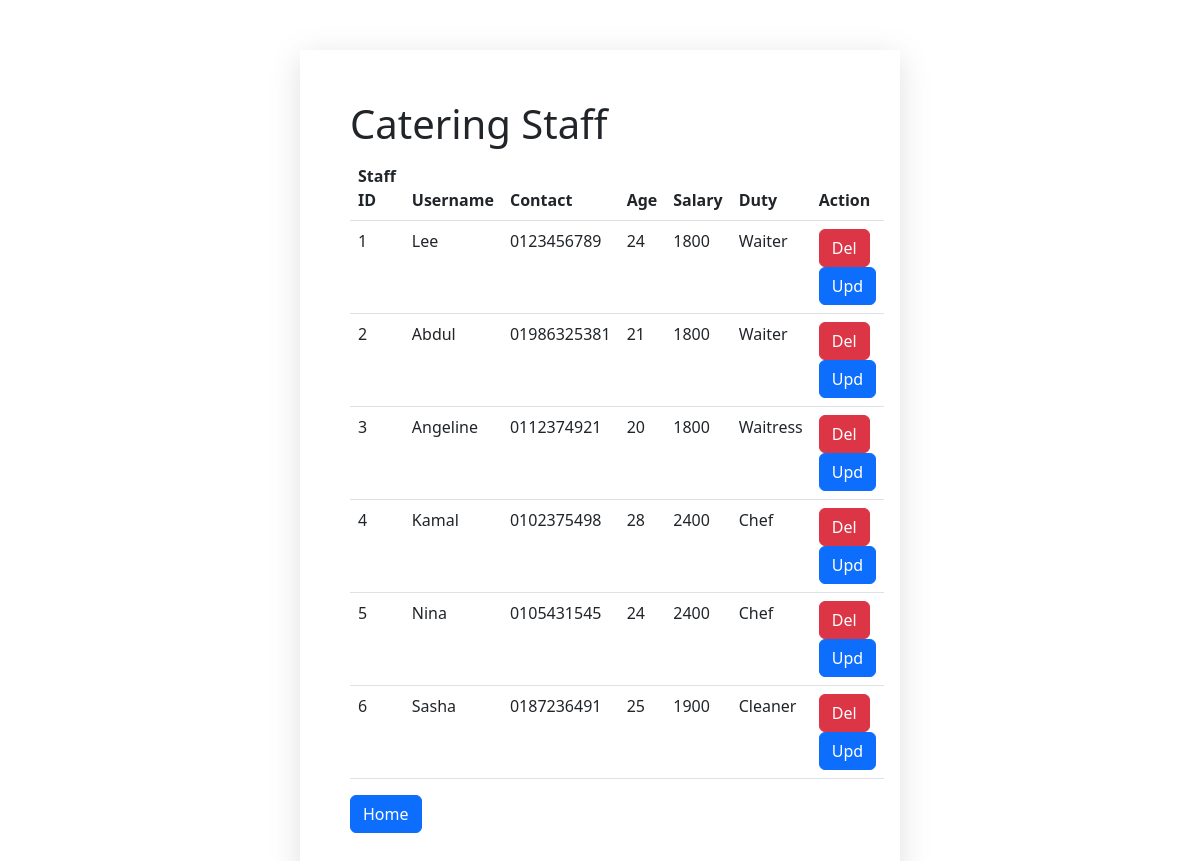
Screenshot of /catering_staff.php (signed in) with the database file from the repository.
### tables this page shows
CREATE TABLE `cater_staff` (
  `staff_id` int(11) NOT NULL,
  `username` varchar(255) NOT NULL,
  `contact` varchar(255) NOT NULL,
  `age` int(11) NOT NULL,
  `salary` char(64) NOT NULL,
  `duty` varchar(255) NOT NULL,
  `salary_plain` varchar(255) DEFAULT NULL
);

### catering_staff.php (the view, shortened to what this page needs)
<?php
require_once "database.php";
$query = "SELECT * FROM cater_staff";
$result = mysqli_query($conn, $query);
?>
<!DOCTYPE html>
<html lang="en">
<head>
    <link rel="stylesheet" href="https://cdn.jsdelivr.net/npm/bootstrap@5.2.2/dist/css/bootstrap.min.css">
    <link rel="stylesheet" href="style.css">
</head>
<body>
    <div class="container">
        <h1>Catering Staff</h1>
        <table class="table">
            <thead>
                <tr>
                    <th>Staff ID</th>
                    <th>Username</th>
                    <th>Contact</th>
                    <th>Age</th>
                    <th>Salary</th>
                    <th>Duty</th>
                    <?php if ($_SESSION["role"] === "Admin") : ?>
                        <th>Action</th>
                    <?php endif; ?>
                </tr>
            </thead>
            <tbody>
                <?php while ($row = mysqli_fetch_assoc($result)) : ?>
                    <tr>
                        <td><?= $row['staff_id']; ?></td>
                        <td><?= $row['username']; ?></td>
                        <td><?= $row['contact']; ?></td>
                        <td><?= $row['age']; ?></td>
                        <td>
                            <?php
                            if ($_SESSION["role"] === "Admin") {
                                echo $row['salary_plain'];
                            } else {
                                echo $row['salary'];
                            }
                            ?>
                        </td>
                        <td><?= $row['duty']; ?></td>
                        <?php if ($_SESSION["role"] === "Admin") : ?>
                            <td>
                                <a href="delete_staff.php?id=<?= $row['staff_id']; ?>" class="btn btn-danger">Del</a>
                                <a href="update_staff.php?id=<?= $row['staff_id']; ?>&table=cater_staff" class="btn btn-primary">Upd</a>
                            </td>
                        <?php endif; ?>
                    </tr>
                <?php endwhile; ?>
            </tbody>
        </table>
        <a href="index.php" class="btn btn-primary">Home</a>
    </div>
</body>
</html>

### rows the page displays
cater_staff: staff_id "1", username "Lee", contact "0123456789", age "24", salary_plain "1800", duty "Waiter"
cater_staff: staff_id "2", username "Abdul", contact "01986325381", age "21", salary_plain "1800", duty "Waiter"
cater_staff: staff_id "3", username "Angeline", contact "0112374921", age "20", salary_plain "1800", duty "Waitress"
cater_staff: staff_id "4", username "Kamal", contact "0102375498", age "28", salary_plain "2400", duty "Chef"
cater_staff: staff_id "5", username "Nina", contact "0105431545", age "24", salary_plain "2400", duty "Chef"
cater_staff: staff_id "6", username "Sasha", contact "0187236491", age "25", salary_plain "1900", duty "Cleaner"
